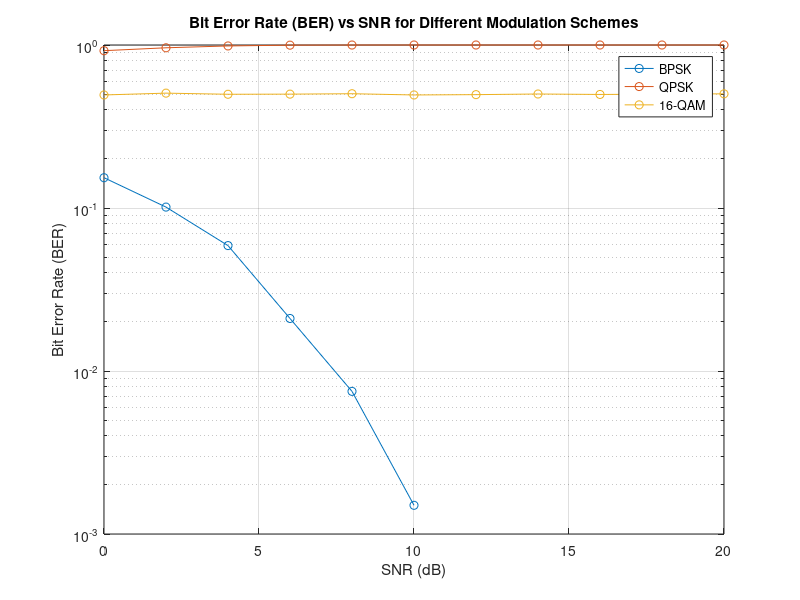

Recreate this plot in MATLAB.
% Simulation parameters
numBits = 10000;         % Number of bits to transmit
SNRdB = 0:2:20;          % Range of SNR values in dB
SNR = 10.^(SNRdB/10);    % SNR in linear scale
modulationSchemes = {'BPSK', 'QPSK', '16-QAM'};
numModulations = length(modulationSchemes);
numSNR = length(SNR);

% Initialize BER arrays
BER = zeros(numModulations, numSNR);

for modulationIndex = 1:numModulations
    modulation = modulationSchemes{modulationIndex};
    
    for snrIndex = 1:numSNR
        % Generate random bits
        bits = randi([0 1], 1, numBits);
        
        % Modulation
        if strcmp(modulation, 'BPSK')
            modulatedSignal = 2 * bits - 1;
        elseif strcmp(modulation, 'QPSK')
            bitsInSymbols = reshape(bits, 2, []);
            modulatedSignal = (1 - 2 * bitsInSymbols(1,:)) + 1i * (1 - 2 * bitsInSymbols(2,:));
        elseif strcmp(modulation, '16-QAM')
            bitsInSymbols = reshape(bits, 4, []);
            constellation = [-3 -1 1 3];
            realPart = constellation(bitsInSymbols(1,:) * 2 + bitsInSymbols(2,:) + 1);
            imagPart = constellation(bitsInSymbols(3,:) * 2 + bitsInSymbols(4,:) + 1);
            modulatedSignal = realPart + 1i * imagPart;
        end
        
        % AWGN channel
        receivedSignal = awgn(modulatedSignal, SNRdB(snrIndex));
        
        % Demodulation and calculate BER
        if strcmp(modulation, 'BPSK')
            demodulatedBits = receivedSignal > 0;
        elseif strcmp(modulation, 'QPSK')
            demodulatedBits = [real(receivedSignal) > 0; imag(receivedSignal) > 0];
            demodulatedBits = demodulatedBits(:)';
        elseif strcmp(modulation, '16-QAM')
            % Demodulation logic for 16-QAM (similar to previous corrected code)
            % ...
        end
        
        % Calculate and store BER
        bitErrors = sum(bits ~= demodulatedBits);
        BER(modulationIndex, snrIndex) = bitErrors / numBits;
    end
end

% Plot BER curves
figure;
for modulationIndex = 1:numModulations
    semilogy(SNRdB, BER(modulationIndex, :), '-o', 'DisplayName', modulationSchemes{modulationIndex});
    hold on;
end
grid on;
xlabel('SNR (dB)');
ylabel('Bit Error Rate (BER)');
title('Bit Error Rate (BER) vs SNR for Different Modulation Schemes');
legend('Location', 'best');
